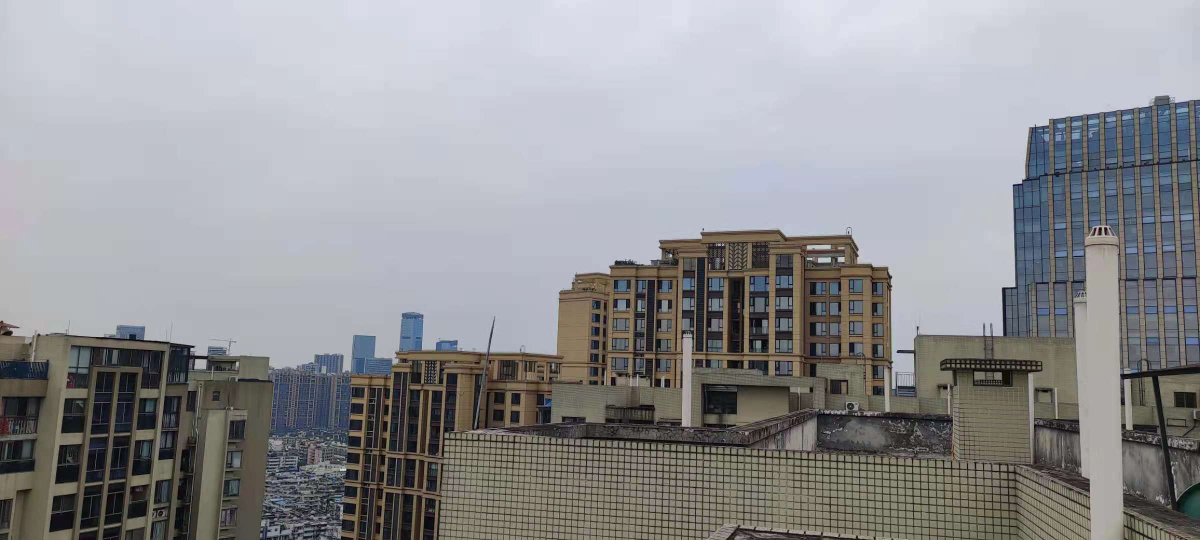
#> input picture OpenCV_image_merging/OpenCV_image_merging/images/8.jpg, 2400 x 1080 px, found by its file name (shown at 1/2 size)
$ python change_image_camera_angle.py
#> lines starting #> are read from the running program, lines starting #| are printed output that depends on the picture

import cv2
import numpy as np

f = 500
rotXval = 90
rotYval = 90
rotZval = 90
distXval = 500
distYval = 500
distZval = 500

def onFchange(val):
    global f
    f = val
def onRotXChange(val):
    global rotXval
    rotXval = val
def onRotYChange(val):
    global rotYval
    rotYval = val
def onRotZChange(val):
    global rotZval
    rotZval = val
def onDistXChange(val):
    global distXval
    distXval = val
def onDistYChange(val):
    global distYval
    distYval = val
def onDistZChange(val):
    global distZval
    distZval = val

if __name__ == '__main__':

    #Read input image, and create output image
    src = cv2.imread('C:\\Users\\palad\\source\\repos\\OpenCV_image_merging\\x64\\Debug\\8.jpg')
#> src is the input picture: shape (1080, 2400, 3); mean B, G, R 149.6, 146.6, 146.2
    src = cv2.resize(src,(640,480))
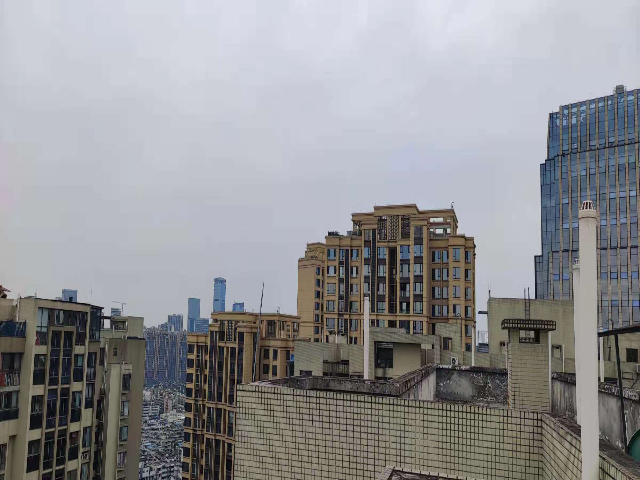
#> src: shape (480, 640, 3); mean B, G, R 149.5, 146.5, 146.1
    dst = np.zeros_like(src)
    h, w = src.shape[:2]
#> h = 480; w = 640

    #Create user interface with trackbars that will allow to modify the parameters of the transformation
    wndname1 = "Source:"
    wndname2 = "WarpPerspective: "
    cv2.namedWindow(wndname1, 1)
    cv2.namedWindow(wndname2, 1)
    cv2.createTrackbar("f", wndname2, f, 1000, onFchange)
    cv2.createTrackbar("Rotation X", wndname2, rotXval, 180, onRotXChange)
    cv2.createTrackbar("Rotation Y", wndname2, rotYval, 180, onRotYChange)
    cv2.createTrackbar("Rotation Z", wndname2, rotZval, 180, onRotZChange)
    cv2.createTrackbar("Distance X", wndname2, distXval, 1000, onDistXChange)
    cv2.createTrackbar("Distance Y", wndname2, distYval, 1000, onDistYChange)
    cv2.createTrackbar("Distance Z", wndname2, distZval, 1000, onDistZChange)

    #Show original image
    cv2.imshow(wndname1, src)

    k = -1
    while k != 27:

        if f <= 0: f = 1
        rotX = (rotXval - 90)*np.pi/180
        rotY = (rotYval - 90)*np.pi/180
        rotZ = (rotZval - 90)*np.pi/180
        distX = distXval - 500
        distY = distYval - 500
        distZ = distZval - 500

        # Camera intrinsic matrix
        K = np.array([[f, 0, w/2, 0],
                    [0, f, h/2, 0],
                    [0, 0,   1, 0]])

        # K inverse
        Kinv = np.zeros((4,3))
        Kinv[:3,:3] = np.linalg.inv(K[:3,:3])*f
        Kinv[-1,:] = [0, 0, 1]

        # Rotation matrices around the X,Y,Z axis
        RX = np.array([[1,           0,            0, 0],
                    [0,np.cos(rotX),-np.sin(rotX), 0],
                    [0,np.sin(rotX),np.cos(rotX) , 0],
                    [0,           0,            0, 1]])

        RY = np.array([[ np.cos(rotY), 0, np.sin(rotY), 0],
                    [            0, 1,            0, 0],
                    [ -np.sin(rotY), 0, np.cos(rotY), 0],
                    [            0, 0,            0, 1]])

        RZ = np.array([[ np.cos(rotZ), -np.sin(rotZ), 0, 0],
                    [ np.sin(rotZ), np.cos(rotZ), 0, 0],
                    [            0,            0, 1, 0],
                    [            0,            0, 0, 1]])

        # Composed rotation matrix with (RX,RY,RZ)
        R = np.linalg.multi_dot([ RX , RY , RZ ])

        # Translation matrix
        T = np.array([[1,0,0,distX],
                    [0,1,0,distY],
                    [0,0,1,distZ],
                    [0,0,0,1]])

        # Overall homography matrix
        H = np.linalg.multi_dot([K, R, T, Kinv])
#> H = [[500, 0, 0], [0, 500, 0], [0, 0, 500]]

        # Apply matrix transformation
        cv2.warpPerspective(src, H, (w, h), dst, cv2.INTER_NEAREST, cv2.BORDER_CONSTANT, 0)

        # Show the image
        cv2.imshow(wndname2, dst)
        k = cv2.waitKey(1)
#> (key Esc is pressed here)

$ run again, with OpenCV_image_merging/OpenCV_image_merging/images/1.jpg copied over OpenCV_image_merging/OpenCV_image_merging/images/8.jpg
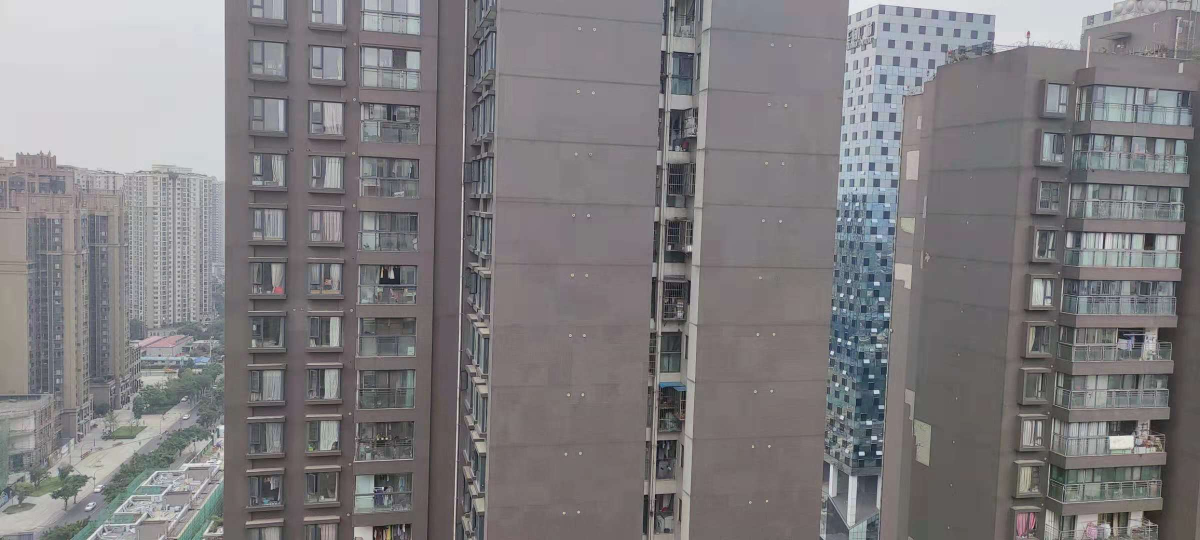
#> input picture OpenCV_image_merging/OpenCV_image_merging/images/1.jpg, 2400 x 1080 px, found by its file name (shown at 1/2 size)
#> src is the input picture: shape (1080, 2400, 3); mean B, G, R 127.1, 124.6, 127.2
#> `src = cv2.resize(src,(640,480))`:
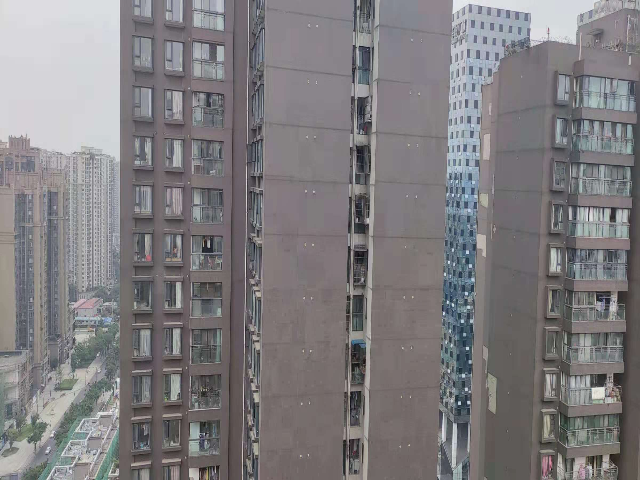
#> src: shape (480, 640, 3); mean B, G, R 127, 124.4, 127

$ run again, with OpenCV_image_merging/OpenCV_image_merging/images/2.jpg copied over OpenCV_image_merging/OpenCV_image_merging/images/8.jpg
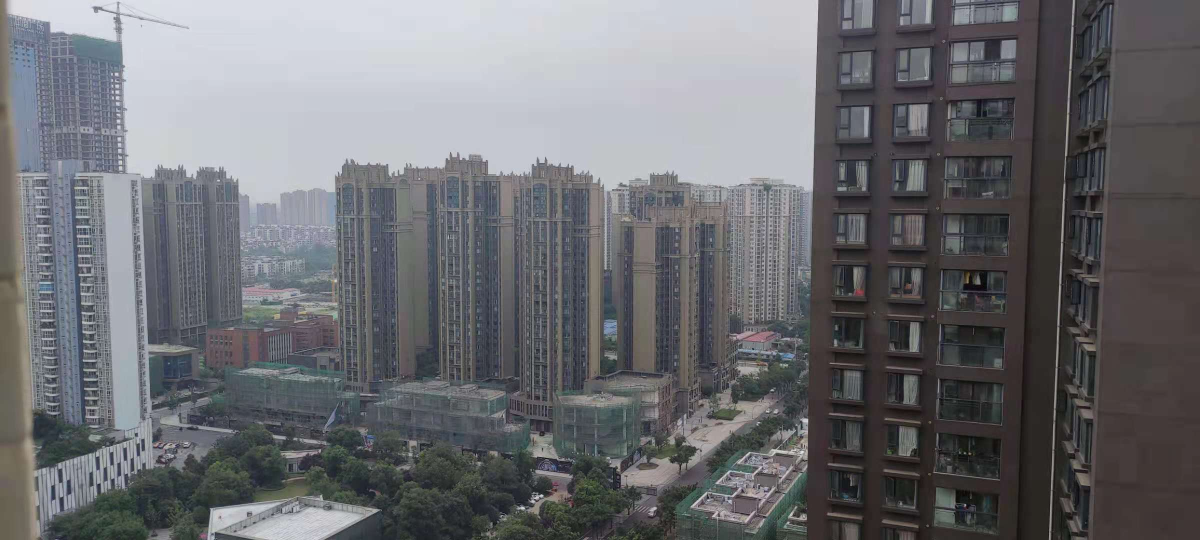
#> input picture OpenCV_image_merging/OpenCV_image_merging/images/2.jpg, 2400 x 1080 px, found by its file name (shown at 1/2 size)
#> src is the input picture: shape (1080, 2400, 3); mean B, G, R 112.6, 108.9, 108.2
#> `src = cv2.resize(src,(640,480))`:
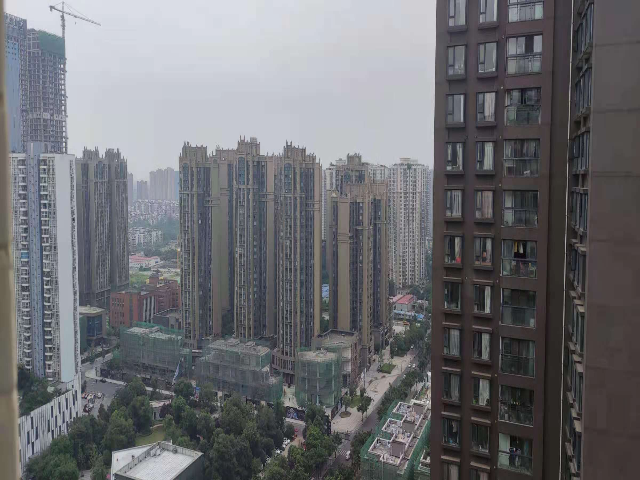
#> src: shape (480, 640, 3); mean B, G, R 112.6, 108.8, 108.2

$ run again, with OpenCV_image_merging/OpenCV_image_merging/images/3.jpg copied over OpenCV_image_merging/OpenCV_image_merging/images/8.jpg
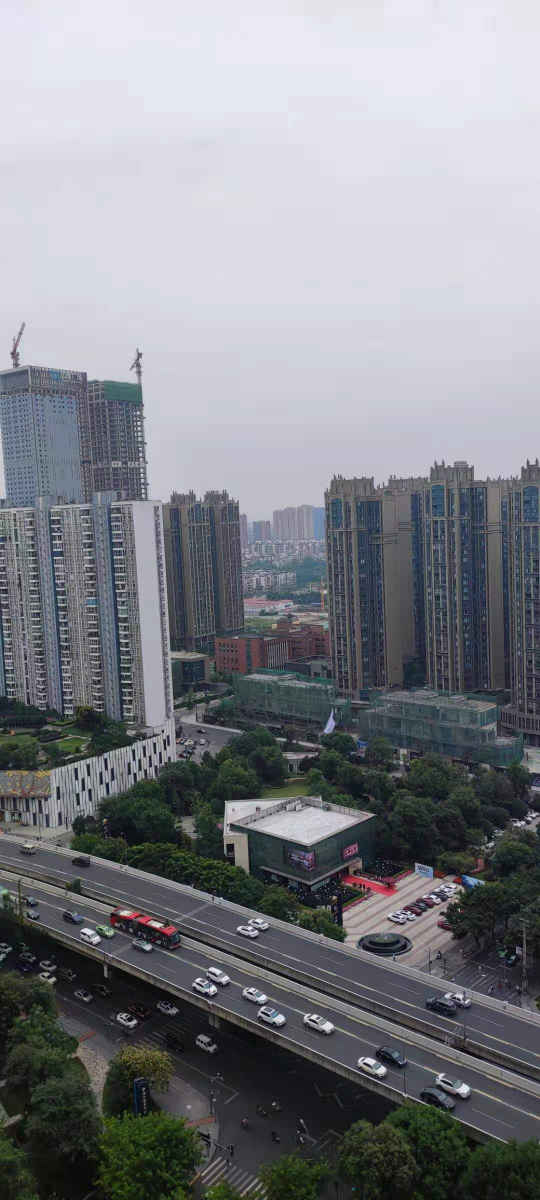
#> input picture OpenCV_image_merging/OpenCV_image_merging/images/3.jpg, 1080 x 2400 px, found by its file name (shown at 1/2 size)
#> src is the input picture: shape (2400, 1080, 3); mean B, G, R 135.1, 129.3, 126.7
#> `src = cv2.resize(src,(640,480))`:
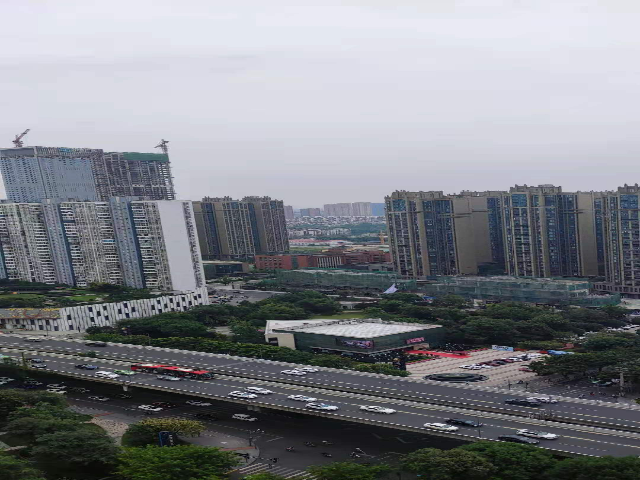
#> src: shape (480, 640, 3); mean B, G, R 135.1, 129.3, 126.7
